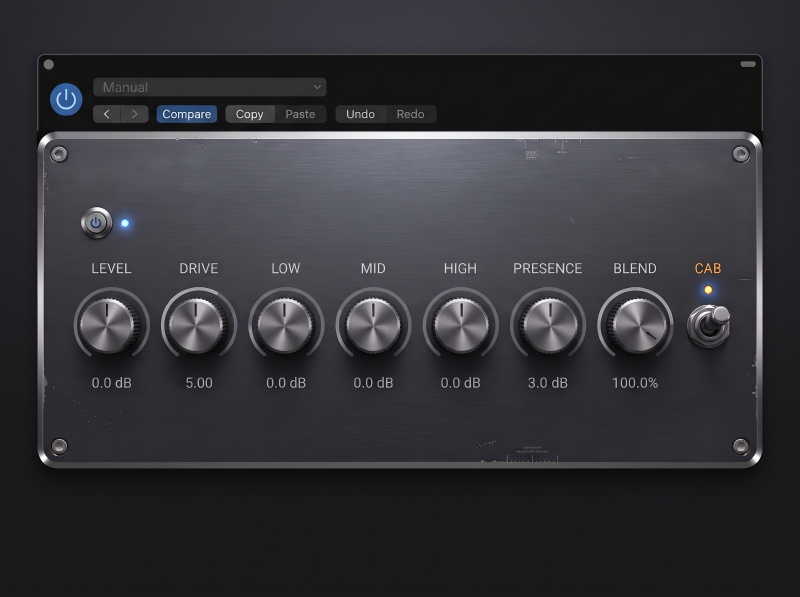
#> input picture Resources/mockup/layout.jpg, 1600 x 1194 px (shown at 1/2 size); its folder holds 6 pictures in this run; the run also reads 4 pictures not shown here
$ python build_ui_assets.py
#> lines starting #> are read from the running program, lines starting #| are printed output that depends on the picture; after the words box and inside, x2 and y2 are one past the last pixel; in counts of white or black regions, pixels touching at a corner belong together
#!/usr/bin/env python3
"""
Monta as imagens da interface do AURA Bass a partir da arte de referência.

Entradas (Resources/mockup):
  layout.jpg          painel completo (2x), sem marca
  plate_empty.jpg     a mesma placa vazia, perfeitamente alinhada com layout.jpg
  generic_print.png   textos impressos genéricos (texto vertical, subtítulo do rodapé, microtextos)
Fontes (Resources/fonts): RussoOne-Regular.ttf, Roboto.ttf

Saídas (Resources/ui), todas em 2x:
  background.jpg      painel sem os indicadores dos knobs e sem os valores, LEDs apagados,
                      chave do CAB ligada, com o nome AURA BASS
  pointer.png         indicador do knob (gira na interface), centrado no quadro
  led_drive_on.png    LED azul aceso (sobreposição)
  footswitch_down.png footswitch do DRIVE pressionado (sobreposição)
  arcs_lit.png        arcos dos knobs "acesos" (a interface revela até o valor)
  led_cab_on.png      LED laranja aceso (sobreposição)
  cab_off.png         chave do CAB desligada (alavanca espelhada, sobreposição)

As coordenadas abaixo estão em pixels da imagem de referência (1600x1194, tela Retina).
O recorte do painel começa em CROP_X, CROP_Y; dividir por 2 dá as unidades de Source/Layout.h.

Uso: python3 Tools/build_ui_assets.py
"""
import math
import os
import numpy as np
from PIL import Image, ImageDraw, ImageFont, ImageFilter

ROOT = os.path.dirname(os.path.dirname(os.path.abspath(__file__)))
MOCK = os.path.join(ROOT, "Resources", "mockup")
FONTS = os.path.join(ROOT, "Resources", "fonts")
OUT = os.path.join(ROOT, "Resources", "ui")

CROP_X, CROP_Y, CROP_W, CROP_H = 74, 262, 1452, 678

# Knobs: centro e ângulo atual do indicador (graus, 0 = para cima, horário)
KNOBS = [(217.0, 647.0, 352), (392.5, 651.0, 358), (569.5, 647.0, 358), (746.0, 647.0, 0),
         (923.0, 647.0, 0), (1101.0, 647.5, 358), (1276.0, 646.5, 132)]
POINTER_R0, POINTER_R1, POINTER_HALF_W = 5.0, 50.0, 7.5
REF_KNOB = 3                              # MID: indicador exatamente para cima

VALUE_RECTS = [(150, 745, 300, 790), (325, 745, 475, 790), (500, 745, 650, 790), (675, 745, 825, 790),
               (850, 745, 1000, 790), (1020, 745, 1180, 790), (1195, 745, 1350, 790)]

LED_DRIVE = (249.0, 445.0, 9.5)           # x, y, raio da lente (posição original na arte)

# Footswitch do DRIVE (renderizado por Tools/FootswitchRender) e nova posição do LED azul
FS_CENTER = (1385.0, 858.0)              # canto inferior direito
FS_WIPE = (145, 398, 352, 494)            # região do antigo botão power + LED + rótulo
FS_DOWN_HALF = 48
LED_DRIVE_NEW = (1306.0, 858.0)
LED_DRIVE_HALF = 22
LED_CAB = (1416.7, 579.3, 9.0)
LED_HALF = 32                             # meio lado do recorte do LED (px)

TOGGLE_AXIS_X = 1417.0                    # eixo vertical da chave (para espelhar)
TOGGLE_CENTER = (1417.0, 652.0)
TOGGLE_HALF = 50

POINTER_HALF = 48                         # meio lado do quadro do indicador (px)

# Bloco dos knobs/CAB sobe 40 px (20 unidades) para equilibrar o painel. As coordenadas acima
# são as da arte original; aqui são convertidas para a posição nova.
DY = -40
BLOCK_ROWS = (500, 820)                   # linhas (arte original) do bloco que sobe
BLOCK_COLS = (90, 1465)
DRIVE_KNOB, MID_KNOB = 1, 3
ARC_DY, ARC_R0, ARC_R1, ARC_MAX_DEG = 3.0, 62.0, 84.0, 146.0   # arco metálico em volta de cada knob
KNOBS_ORIG = list(KNOBS)
KNOBS = [(x, y + DY, a) for x, y, a in KNOBS]
VALUE_RECTS = [(x0, y0 + DY, x1, y1 + DY) for x0, y0, x1, y1 in VALUE_RECTS]
LED_CAB = (LED_CAB[0], LED_CAB[1] + DY, LED_CAB[2])
TOGGLE_CENTER = (TOGGLE_CENTER[0], TOGGLE_CENTER[1] + DY)

# Microtextos ilegíveis da arte (substituídos por textos reais)
MICRO_WIPES = [(1022, 266, 1182, 324), (932, 876, 1132, 924)]


def load(name):
#> called with name = 'layout.jpg'
    return np.asarray(Image.open(os.path.join(MOCK, name)).convert("RGB")).astype(np.float32)
#> call 2 of load, with name = 'plate_empty.jpg'
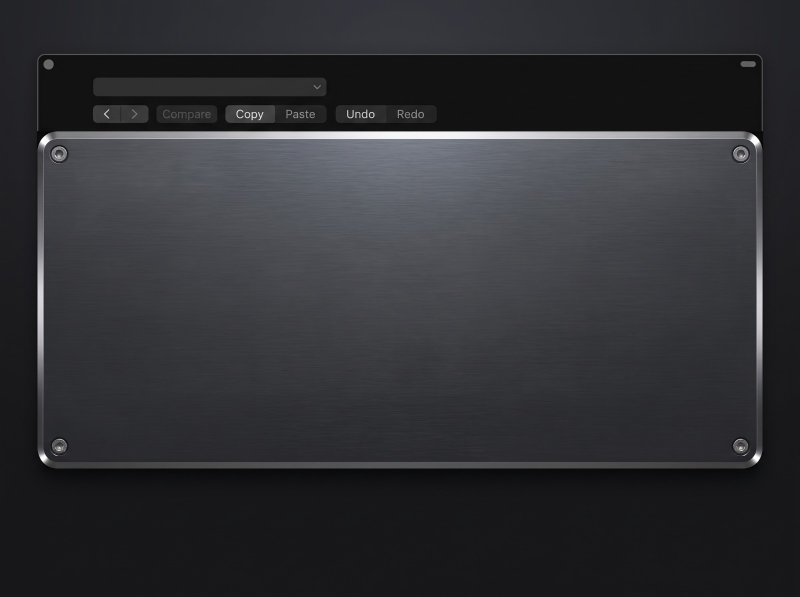
#> input picture Resources/mockup/plate_empty.jpg, 1600 x 1194 px (shown at 1/2 size)


def smoothstep(a, b, x):
    t = np.clip((x - a) / (b - a), 0.0, 1.0)
    return t * t * (3 - 2 * t)


def bilinear(img, xs, ys):
    h, w = img.shape[:2]
    xs = np.clip(xs, 0, w - 2)
    ys = np.clip(ys, 0, h - 2)
    x0 = np.floor(xs).astype(int)
    y0 = np.floor(ys).astype(int)
    tx = (xs - x0)[..., None]
    ty = (ys - y0)[..., None]
    a = img[y0, x0]
    b = img[y0, x0 + 1]
    c = img[y0 + 1, x0]
    d = img[y0 + 1, x0 + 1]
    return (a * (1 - tx) + b * tx) * (1 - ty) + (c * (1 - tx) + d * tx) * ty


def lum(img):
    return img[..., 0] * 0.299 + img[..., 1] * 0.587 + img[..., 2] * 0.114


def pointer_weight(cx, cy, deg, xs, ys):
    a = math.radians(deg)
    ux, uy = math.sin(a), -math.cos(a)
    vx, vy = xs - cx, ys - cy
    along = vx * ux + vy * uy
    perp = np.abs(vx * uy - vy * ux)
    return (smoothstep(POINTER_HALF_W, POINTER_HALF_W - 2.0, perp)
            * smoothstep(POINTER_R0, POINTER_R0 + 2.0, along)
            * smoothstep(POINTER_R1, POINTER_R1 - 2.0, along))


def remove_pointer(img, cx, cy, deg):
    """Preenche o indicador interpolando ao longo do anel (mesmo raio), dos dois lados da ranhura.
    O alumínio torneado varia suavemente em volta do círculo, então o preenchimento some."""
    x0, y0 = int(cx - 60), int(cy - 60)
    ys, xs = np.mgrid[y0:y0 + 120, x0:x0 + 120].astype(np.float32)
    w = pointer_weight(cx, cy, deg, xs, ys)[..., None]
    patch = img[y0:y0 + 120, x0:x0 + 120].copy()

    vx, vy = xs - cx, ys - cy
    r = np.maximum(np.sqrt(vx * vx + vy * vy), 1.0)
    phi = np.arctan2(vx, -vy)                                 # 0 = para cima, horário
    phi0 = math.radians(deg)
    dphi = np.arctan2(np.sin(phi - phi0), np.cos(phi - phi0))
    half = (POINTER_HALF_W + 1.5) / r                         # meia largura angular da ranhura
    pa, pb = phi0 - half, phi0 + half
    side_a = bilinear(img, cx + r * np.sin(pa), cy - r * np.cos(pa))
    side_b = bilinear(img, cx + r * np.sin(pb), cy - r * np.cos(pb))
    t = np.clip((dphi + half) / (2 * half), 0, 1)[..., None]
    interp = side_a * (1 - t) + side_b * t
    filled = patch * (1 - w) + interp * w
    img[y0:y0 + 120, x0:x0 + 120] = filled
    return patch, filled, w[..., 0], (x0, y0)


def erase_text(img, plate, rect, threshold=22.0):
    """Remove texto claro trocando-o pela placa vazia, preservando sombras locais."""
    x0, y0, x1, y1 = rect
    b = img[y0:y1, x0:x1]
    a = plate[y0:y1, x0:x1]
    mask = (lum(b) - lum(a)) > threshold
    mask = np.asarray(Image.fromarray((mask * 255).astype(np.uint8)).filter(ImageFilter.MaxFilter(5))) > 0
    valid = (~mask).astype(np.float32)
    ratio = np.where(valid[..., None] > 0, b / np.maximum(a, 1.0), 0.0)

    def blur(arr, sigma=6.0):
        k = np.exp(-0.5 * (np.arange(-18, 19) / sigma) ** 2)
        k /= k.sum()
        pad = np.pad(arr.astype(np.float32), 18, mode="edge")
        pad = np.apply_along_axis(lambda m: np.convolve(m, k, mode="same"), 0, pad)
        pad = np.apply_along_axis(lambda m: np.convolve(m, k, mode="same"), 1, pad)
        return pad[18:-18, 18:-18]

    num = np.stack([blur(ratio[..., i] * valid) for i in range(3)], -1)
    den = blur(valid)[..., None]
    r = num / np.maximum(den, 1e-3)
    fill = a * np.clip(r, 0.5, 1.6)
    soft = np.asarray(Image.fromarray((mask * 255).astype(np.uint8)).filter(ImageFilter.GaussianBlur(1.0))).astype(np.float32)[..., None] / 255.0
    img[y0:y1, x0:x1] = b * (1 - soft) + fill * soft


def led_off(img, plate, x, y, r, tint):
    """Apaga o LED: tira o brilho (volta à placa vazia) e escurece a lente."""
    R = LED_HALF
    x0, y0 = int(round(x)) - R, int(round(y)) - R
    ys, xs = np.mgrid[y0:y0 + 2 * R, x0:x0 + 2 * R].astype(np.float32)
    d = np.sqrt((xs - x) ** 2 + (ys - y) ** 2)
    on = img[y0:y0 + 2 * R, x0:x0 + 2 * R]
    base = plate[y0:y0 + 2 * R, x0:x0 + 2 * R]
    l = lum(on)[..., None] / 255.0
    lens = np.array(tint, np.float32) * (0.10 + 0.25 * l ** 2) + 10.0
    # reflexo especular pequeno no alto à esquerda
    spec = np.exp(-(((xs - (x - r * 0.35)) ** 2 + (ys - (y - r * 0.4)) ** 2) / (2 * (r * 0.22) ** 2)))[..., None]
    lens = lens + spec * 120.0
    rim = smoothstep(r - 0.6, r + 1.2, d)[..., None]
    ring = np.exp(-((d - r - 0.8) ** 2) / 1.2)[..., None] * 45.0
    off = lens * (1 - rim) + (base + ring) * rim
    edge = smoothstep(R - 2, R - 8, d)[..., None]
    img[y0:y0 + 2 * R, x0:x0 + 2 * R] = on * (1 - edge) + off * edge


def crop_rgba(img, cx, cy, half, alpha=None):
    x0, y0 = int(round(cx)) - half, int(round(cy)) - half
    rgb = np.clip(img[y0:y0 + 2 * half, x0:x0 + 2 * half], 0, 255).astype(np.uint8)
    if alpha is None:
        ys, xs = np.mgrid[0:2 * half, 0:2 * half].astype(np.float32)
        d = np.sqrt((xs + 0.5 - half) ** 2 + (ys + 0.5 - half) ** 2)
        alpha = smoothstep(half - 1, half - 7, d)
    a = (np.clip(alpha, 0, 1) * 255).astype(np.uint8)
    return Image.fromarray(np.dstack([rgb, a]), "RGBA")


def draw_text(canvas, text, font, x, baseline, colour, anchor="ls", spacing=0.0):
    """Desenha texto com espaçamento entre letras; anchor 'ls' = esquerda/base, 'rs' = direita/base."""
    d = ImageDraw.Draw(canvas)
    widths = [font.getlength(ch) for ch in text]
    total = sum(widths) + spacing * (len(text) - 1)
    cx = x - total if anchor == "rs" else x
    for ch, w in zip(text, widths):
        d.text((cx, baseline), ch, font=font, fill=colour, anchor="ls")
        cx += w + spacing


def distress(alpha, seed=7):
    rng = np.random.default_rng(seed)
    h, w = alpha.shape
    fine = np.asarray(Image.fromarray((rng.random((h // 2 + 1, w // 2 + 1)) * 255).astype(np.uint8)).resize((w, h), Image.BILINEAR)).astype(np.float32) / 255
    coarse = np.asarray(Image.fromarray((rng.random((h // 18 + 1, w // 18 + 1)) * 255).astype(np.uint8)).resize((w, h), Image.BICUBIC)).astype(np.float32) / 255
    specks = smoothstep(0.78, 0.86, fine) * smoothstep(0.50, 0.70, coarse)
    pits = (rng.random((h, w)) > 0.9965).astype(np.float32)
    pits = np.asarray(Image.fromarray((pits * 255).astype(np.uint8)).filter(ImageFilter.MaxFilter(3))).astype(np.float32) / 255
    return alpha * np.clip(1.0 - specks * 0.9 - pits * 0.8, 0, 1)


def composite(img, rgba_canvas, colour, alpha_scale=1.0, use_distress=False, seed=7):
    a = np.asarray(rgba_canvas).astype(np.float32) / 255.0
    if use_distress:
        a = distress(a, seed)
    a = (a * alpha_scale)[..., None]
    img[:] = img * (1 - a) + np.array(colour, np.float32) * a


def prepare_layout(layout, plate):
    """Ajustes na arte antes de tudo: tira o botão power antigo, deixa o arco do DRIVE igual
    aos outros e sobe o bloco dos knobs. Trabalha na diferença (arte - placa vazia) para mover
    só os elementos, mantendo a textura da placa no lugar."""
    out = layout.copy()
    x0, y0, x1, y1 = FS_WIPE
    ys, xs = np.mgrid[y0:y1, x0:x1].astype(np.float32)
    edge = np.minimum.reduce([xs - x0, x1 - 1 - xs, ys - y0, y1 - 1 - ys])
    wa = smoothstep(0, 10, edge)[..., None]
    out[y0:y1, x0:x1] = out[y0:y1, x0:x1] * (1 - wa) + plate[y0:y1, x0:x1] * wa

    diff = out - plate

    # Arco do DRIVE: copia o do MID (o original tinha um brilho fixo no fim)
    dx_, dy_, _ = KNOBS_ORIG[DRIVE_KNOB]
    mx_, my_, _ = KNOBS_ORIG[MID_KNOB]
    R = 96
    ys, xs = np.mgrid[-R:R + 1, -R:R + 1].astype(np.float32)
    r = np.sqrt(xs ** 2 + ys ** 2)
    ring = (smoothstep(ARC_R0 - 2, ARC_R0 + 2, r) * smoothstep(94.0, 88.0, r) * (ys < 60))[..., None]
    sx, sy = int(round(mx_)), int(round(my_ + ARC_DY))
    tx, ty = int(round(dx_)), int(round(dy_ + ARC_DY))
    src = diff[sy - R:sy + R + 1, sx - R:sx + R + 1]
    dst = diff[ty - R:ty + R + 1, tx - R:tx + R + 1]
    diff[ty - R:ty + R + 1, tx - R:tx + R + 1] = dst * (1 - ring) + src * ring

    # Sobe o bloco dos knobs
    r0, r1 = BLOCK_ROWS
    c0, c1 = BLOCK_COLS
    block = diff[r0:r1, c0:c1].copy()
    diff[r0:r1, c0:c1] = 0.0
    diff[r0 + DY:r1 + DY, c0:c1] = block
    return np.clip(plate + diff, 0, 255)


def draw_microprint(img, plate, roboto):
    """Troca os microtextos embaralhados por textos legíveis (sem repetir o nome)."""
    for x0, y0, x1, y1 in MICRO_WIPES:
        ys, xs = np.mgrid[y0:y1, x0:x1].astype(np.float32)
        edge = np.minimum.reduce([xs - x0, x1 - 1 - xs, ys - y0, y1 - 1 - ys])
        wa = smoothstep(0, 6, edge)[..., None]
        img[y0:y1, x0:x1] = img[y0:y1, x0:x1] * (1 - wa) + plate[y0:y1, x0:x1] * wa

    H, W = img.shape[:2]
    layer = Image.new("L", (W, H), 0)
    d = ImageDraw.Draw(layer)

    def ruler(x0, x1, y, up):
        d.line([(x0, y), (x1, y)], fill=255, width=1)
        for i, x in enumerate(range(x0, x1 + 1, 6)):
            ln = 9 if i % 10 == 0 else (6 if i % 5 == 0 else 3)
            d.line([(x, y), (x, y - ln if up else y + ln)], fill=255, width=1)

    ruler(1040, 1160, 286, False)
    d.text((1040, 314), "MODEL AB-1   SER. 0417", font=roboto(12), fill=255, anchor="ls")
    ruler(960, 1110, 920, True)
    d.text((960, 902), "HANDMADE IN BRAZIL", font=roboto(12), fill=255, anchor="ls")
    a = (np.asarray(layer).astype(np.float32) / 255.0 * 0.85)[..., None]
    img[:] = img * (1 - a) + np.array((112, 114, 119), np.float32) * a


def build_arcs_lit(img, plate):
    """Camada com os arcos metálicos 'acesos' (mais claros); a interface revela só o trecho
    do arco até o valor de cada knob."""
    H, W = img.shape[:2]
    out = np.zeros((H, W, 4), np.float32)
    lum_d = lum(img) - lum(plate)
    for cx, cy, _ in KNOBS:
        R = int(ARC_R1) + 2
        acx, acy = int(round(cx)), int(round(cy + ARC_DY))
        ys, xs = np.mgrid[acy - R:acy + R + 1, acx - R:acx + R + 1].astype(np.float32)
        vx, vy = xs - cx, ys - (cy + ARC_DY)
        r = np.sqrt(vx ** 2 + vy ** 2)
        ang = np.degrees(np.arctan2(vx, -vy))
        band = smoothstep(ARC_R0, ARC_R0 + 2, r) * smoothstep(ARC_R1, ARC_R1 - 2, r) * (np.abs(ang) <= ARC_MAX_DEG)
        m = smoothstep(6.0, 22.0, lum_d[acy - R:acy + R + 1, acx - R:acx + R + 1]) * band
        base = img[acy - R:acy + R + 1, acx - R:acx + R + 1]
        lit = np.clip(base * 1.35 + 8.0, 0, 255)
        sl = out[acy - R:acy + R + 1, acx - R:acx + R + 1]
        sl[..., :3] = np.where(m[..., None] > sl[..., 3:4], lit, sl[..., :3])
        sl[..., 3] = np.maximum(sl[..., 3], m)
    rgba = np.dstack([np.clip(out[..., :3], 0, 255), out[..., 3] * 255]).astype(np.uint8)
    return Image.fromarray(rgba, "RGBA")


def main():
    os.makedirs(OUT, exist_ok=True)
    layout_orig = load("layout.jpg")
    plate = load("plate_empty.jpg")
    layout = prepare_layout(layout_orig, plate)
    img = layout.copy()
    H, W = img.shape[:2]
#> H = 1194; W = 1600

    # 1) Indicadores dos knobs: remove todos e guarda o do MID como sprite
    pointer_sprite = None
    for i, (cx, cy, deg) in enumerate(KNOBS):
        patch, filled, w, (x0, y0) = remove_pointer(img, cx, cy, deg)
        if i == REF_KNOB:
            lo, lf = lum(patch), lum(filled)
            alpha = np.clip((lf - lo) / np.maximum(lf, 1.0) * 1.8, 0, 1) * w
            ox, oy = int(cx) - POINTER_HALF - x0, int(cy) - POINTER_HALF - y0
            rgb = np.clip(patch, 0, 255)[oy:oy + 2 * POINTER_HALF, ox:ox + 2 * POINTER_HALF].astype(np.uint8)
            a = (alpha[oy:oy + 2 * POINTER_HALF, ox:ox + 2 * POINTER_HALF] * 255).astype(np.uint8)
            pointer_sprite = Image.fromarray(np.dstack([rgb, a]), "RGBA")
            # recentra pelo centro fracionário do knob
            fx, fy = cx - int(cx), cy - int(cy)
            pointer_sprite = pointer_sprite.transform(pointer_sprite.size, Image.AFFINE, (1, 0, fx, 0, 1, fy), resample=Image.BICUBIC)
#> this loop made 7 passes
#> (x0, y0, ox, oy) on pass 4: (686, 547, 12, 12)
#> (x0, y0) on passes 1, 2, 3, 5, 6, 7: (157, 547), (332, 551), (509, 547), (863, 547), (1041, 547), (1216, 546)
#> pass 1, in bilinear, `x0 = np.floor(xs).astype(int)`:
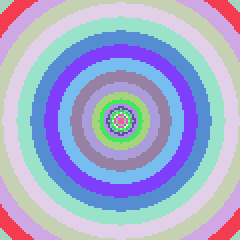
#> x0: shape (120, 120) int64 (shown 2 times larger); 23 distinct labels, from 196 to 218; one colour per label, 0 black
#> after the loop:
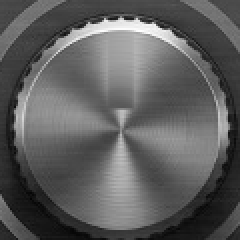
#> lf: shape (120, 120) float64 (shown 2 times larger); min 3, max 255, mean 93.8
#> after the loop:
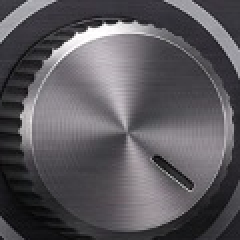
#> patch: shape (120, 120, 3) float32 (shown 2 times larger); mean R, G, B 91.5, 88.7, 93.4

    # 2) Valores: saem da imagem (a interface desenha ao vivo)
    for r in VALUE_RECTS:
        erase_text(img, plate, r)
#> this loop made 7 passes
#> pass 1, in erase_text, `mask = (lum(b) - lum(a)) > threshold`:
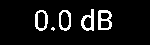
#> mask: shape (45, 150) bool; 8.2% white in thin lines or dots, all inside (x1, y1, x2, y2) = (35, 9, 112, 31)

    # 3) LED do CAB: aceso (sobreposição) e apagado no fundo
    led_cab_on = crop_rgba(layout, LED_CAB[0], LED_CAB[1], LED_HALF)
    led_off(img, plate, *LED_CAB, tint=(200, 100, 30))

    # 3b) Botão DRIVE: troca o botão power por um footswitch de pisar
    def radial_alpha(half, inner, outer):
        ys, xs = np.mgrid[0:2 * half, 0:2 * half].astype(np.float32)
        d = np.sqrt((xs + 0.5 - half) ** 2 + (ys + 0.5 - half) ** 2)
        return smoothstep(outer, inner, d)[..., None]

    def paste(dst, patch, cx, cy, alpha):
        h = patch.shape[0] // 2
        x0, y0 = int(round(cx)) - h, int(round(cy)) - h
        dst[y0:y0 + 2 * h, x0:x0 + 2 * h] = dst[y0:y0 + 2 * h, x0:x0 + 2 * h] * (1 - alpha) + patch * alpha

    def crop(src, cx, cy, half):
#> called with cx = 249, cy = 445, half = 22
        x0, y0 = int(round(cx)) - half, int(round(cy)) - half
        return src[y0:y0 + 2 * half, x0:x0 + 2 * half].copy()
#> returned value: shape (44, 44, 3) float32

    # LED azul: aceso (da arte) e apagado (sintetizado), movidos para a nova posição
    led_on_patch = crop(layout_orig, LED_DRIVE[0], LED_DRIVE[1], LED_DRIVE_HALF)
    tmp = layout_orig.copy()
    led_off(tmp, plate, *LED_DRIVE, tint=(40, 90, 200))
#> call 2 of led_off, with x = 249, y = 445, r = 9.5, tint = (40, 90, 200)
#> in led_off (call 2), `lens = lens + spec * 120.0`:
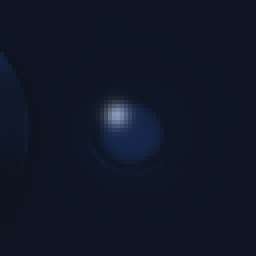
#> lens: shape (64, 64, 3) float32 (shown 4 times larger); mean R, G, B 16.1, 22.8, 37.5
    led_off_patch = crop(tmp, LED_DRIVE[0], LED_DRIVE[1], LED_DRIVE_HALF)
#> call 2 of crop, with cx = 249, cy = 445, half = 22
#> in crop (call 2), `return src[y0:y0 + 2 * half, x0:x0 + 2 * half].copy()`:
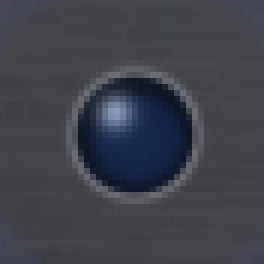
#> returned value: shape (44, 44, 3) float32 (shown 6 times larger); mean of channels 0, 1, 2 63.6, 66.3, 75; drawn as R, G, B

    # Sombra do footswitch na placa
    fs_up = np.asarray(Image.open(os.path.join(MOCK, "footswitch_up.png")).convert("RGBA")).astype(np.float32)
    fs_down = np.asarray(Image.open(os.path.join(MOCK, "footswitch_down.png")).convert("RGBA")).astype(np.float32)
    fs_shadow = np.asarray(Image.open(os.path.join(MOCK, "footswitch_shadow.png")).convert("L")).astype(np.float32) / 255.0
    fh = fs_up.shape[0] // 2
#> fh = 92
    a_up = fs_up[..., 3] / 255.0
    drop = np.roll(a_up, 7, axis=0)
    drop = np.asarray(Image.fromarray((drop * 255).astype(np.uint8)).filter(ImageFilter.GaussianBlur(7))).astype(np.float32) / 255.0
    mul = (fs_shadow ** 1.6) * (1.0 - 0.45 * drop)
    fx0, fy0 = int(FS_CENTER[0]) - fh, int(FS_CENTER[1]) - fh
#> fx0 = 1293; fy0 = 766
    img[fy0:fy0 + 2 * fh, fx0:fx0 + 2 * fh] *= mul[..., None]
    fs_base = img.copy()
    paste(img, fs_up[..., :3], FS_CENTER[0], FS_CENTER[1], fs_up[..., 3:4] / 255.0)
    paste(img, led_off_patch, LED_DRIVE_NEW[0], LED_DRIVE_NEW[1], radial_alpha(LED_DRIVE_HALF, 13, 21))

    # 4) Textos impressos genéricos da primeira referência
    gp = np.asarray(Image.open(os.path.join(MOCK, "generic_print.png")).convert("RGBA")).astype(np.float32)
    gx, gy = 1200, 340
    gh, gw = gp.shape[:2]
#> gh = 590; gw = 320
    ga = gp[..., 3:4] / 255.0
    # Mantém só o texto vertical e o traço lateral; tira subtítulos/microtextos ligados à marca
    for x0r, y0r, x1r, y1r in [(1303, 893, 1444, 912), (1226, 890, 1300, 912), (1234, 360, 1306, 382)]:
        ga[y0r - gy:y1r - gy, x0r - gx:x1r - gx] = 0.0
    img[gy:gy + gh, gx:gx + gw] = img[gy:gy + gh, gx:gx + gw] * (1 - ga) + gp[..., :3] * ga

    # 5) Marca AURA BASS no estilo da referência
    russo = lambda s: ImageFont.truetype(os.path.join(FONTS, "RussoOne-Regular.ttf"), s)
    roboto = lambda s, wght=500: ImageFont.truetype(os.path.join(FONTS, "Roboto.ttf"), s)
    draw_microprint(img, plate, roboto)

    def text_layer(text, font, x, baseline, anchor="ls", spacing=0.0):
#> called with text = 'AURA BASS', x = 163, baseline = 380, anchor = 'ls', spacing = 1.5
        layer = Image.new("L", (W, H), 0)
        d = ImageDraw.Draw(layer)
        widths = [font.getlength(ch) for ch in text]
        total = sum(widths) + spacing * (len(text) - 1)
        cx = x - total if anchor == "rs" else x
        for ch, wch in zip(text, widths):
            d.text((cx, baseline), ch, font=font, fill=255, anchor="ls")
            cx += wch + spacing
#> after the loop, cx = 619.4
        return layer

    # Logotipo grande (com desgaste)
    composite(img, text_layer("AURA BASS", russo(77), 163, 380, spacing=1.5), (218, 219, 223), 0.97, True, 11)
    # Rótulo do footswitch (à esquerda do LED)
    composite(img, text_layer("ENGAGE", roboto(19), 1274, 865, "rs", 1.8), (170, 172, 177), 1.0)

    # Sobreposições do DRIVE: LED aceso e footswitch pressionado
    img_on = img.copy()
    paste(img_on, led_on_patch, LED_DRIVE_NEW[0], LED_DRIVE_NEW[1], radial_alpha(LED_DRIVE_HALF, 13, 21))
    led_drive_on = crop_rgba(img_on, LED_DRIVE_NEW[0], LED_DRIVE_NEW[1], LED_DRIVE_HALF)
    img_down = fs_base.copy()
    down_rgb = fs_down[..., :3] * 0.94      # um pouco mais escuro: afundado
    paste(img_down, down_rgb, FS_CENTER[0], FS_CENTER[1], fs_down[..., 3:4] / 255.0)
    footswitch_down = crop_rgba(img_down, FS_CENTER[0], FS_CENTER[1], FS_DOWN_HALF, np.ones((2 * FS_DOWN_HALF, 2 * FS_DOWN_HALF), np.float32))

    # 6) Chave do CAB desligada: alavanca espelhada (chave de dois lados)
    tx, ty = TOGGLE_CENTER
    x0, y0 = int(tx) - TOGGLE_HALF, int(ty) - TOGGLE_HALF
    ys, xs = np.mgrid[y0:y0 + 2 * TOGGLE_HALF, x0:x0 + 2 * TOGGLE_HALF].astype(np.float32)
    mirrored = bilinear(img, 2 * TOGGLE_AXIS_X - xs, ys)
    d = np.sqrt((xs - tx) ** 2 + (ys - ty) ** 2)
    alpha = smoothstep(TOGGLE_HALF - 1, TOGGLE_HALF - 9, d)
    cab_off = Image.fromarray(np.dstack([np.clip(mirrored, 0, 255).astype(np.uint8), (alpha * 255).astype(np.uint8)]), "RGBA")

    # 7) Salva (recortando o painel)
    bg = Image.fromarray(np.clip(img, 0, 255).astype(np.uint8)).crop((CROP_X, CROP_Y, CROP_X + CROP_W, CROP_Y + CROP_H))
    bg.save(os.path.join(OUT, "background.jpg"), quality=95, subsampling=0)
    pointer_sprite.save(os.path.join(OUT, "pointer.png"))
    led_drive_on.save(os.path.join(OUT, "led_drive_on.png"))
    led_cab_on.save(os.path.join(OUT, "led_cab_on.png"))
    cab_off.save(os.path.join(OUT, "cab_off.png"))
    footswitch_down.save(os.path.join(OUT, "footswitch_down.png"))
    build_arcs_lit(img, plate).crop((CROP_X, CROP_Y, CROP_X + CROP_W, CROP_Y + CROP_H)).save(os.path.join(OUT, "arcs_lit.png"))

    # Prévia com as sobreposições "ligadas" para conferência
    print("background", bg.size)
#| background (1452, 678)


if __name__ == "__main__":
    main()
